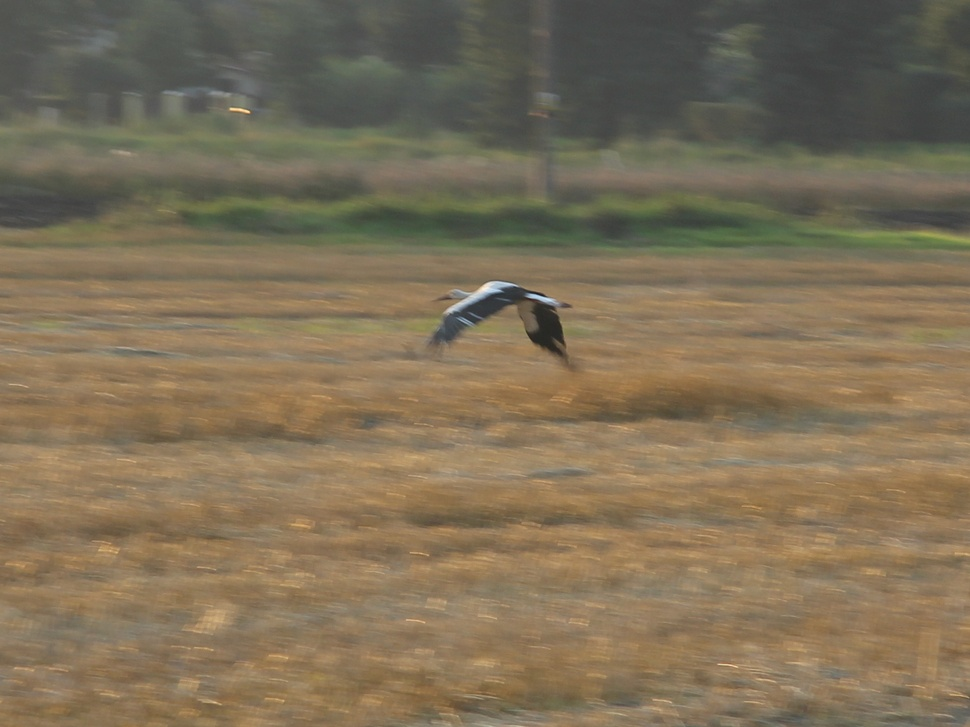
#> input picture zad4/bocian.JPG, 970 x 727 px, shrunk from 1784 x 1338 before the run, found by its file name
$ python zad4.py
#> lines starting #> are read from the running program, lines starting #| are printed output that depends on the picture; after the words box and inside, x2 and y2 are one past the last pixel; in counts of white or black regions, pixels touching at a corner belong together
import cv2
import numpy as np
import matplotlib.pyplot as plt

image = cv2.imread('bocian.jpg', cv2.IMREAD_GRAYSCALE)
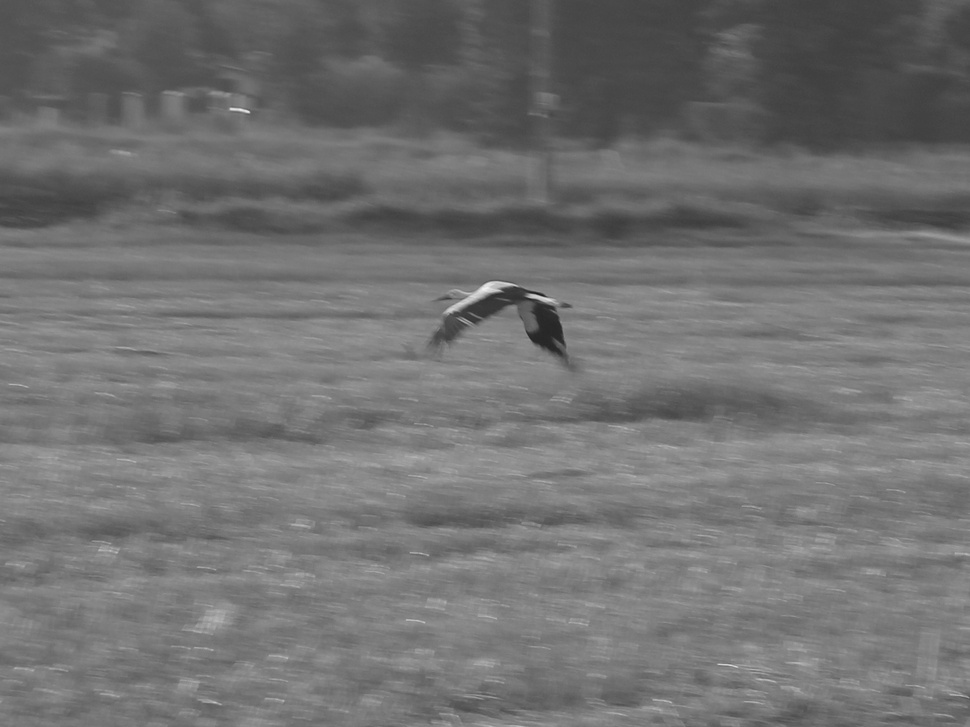
#> image: shape (727, 970); min 26, max 241, mean 113.2

edges = cv2.Canny(image, 100, 200)
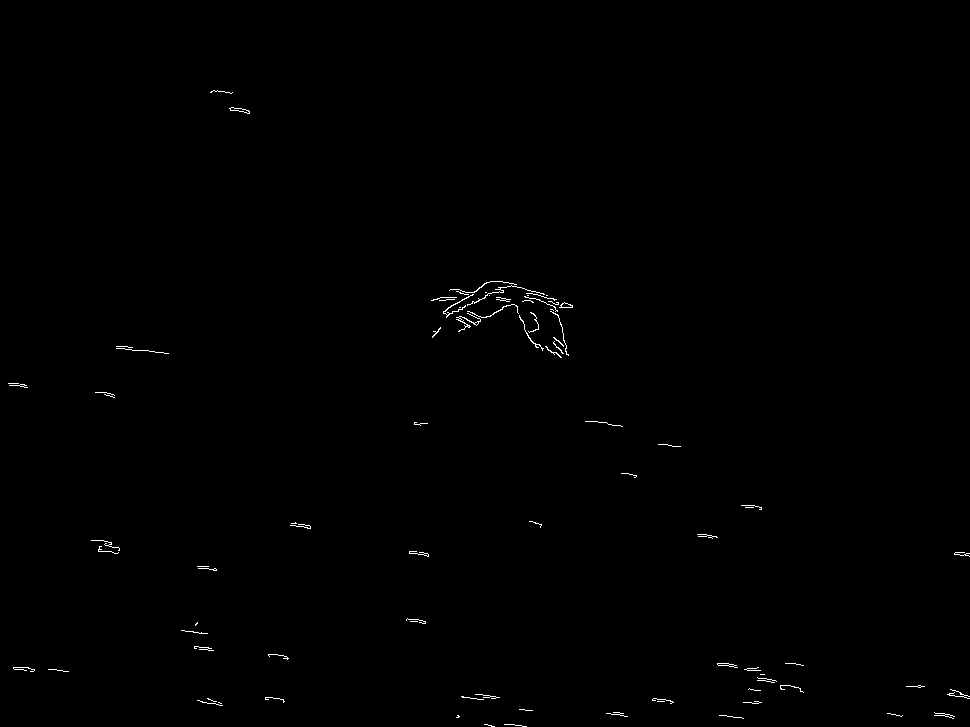
#> edges: shape (727, 970); 0.34% white in thin lines or dots, all inside (x1, y1, x2, y2) = (8, 90, 970, 727)

_, thresholded = cv2.threshold(image, 127, 255, cv2.THRESH_BINARY)
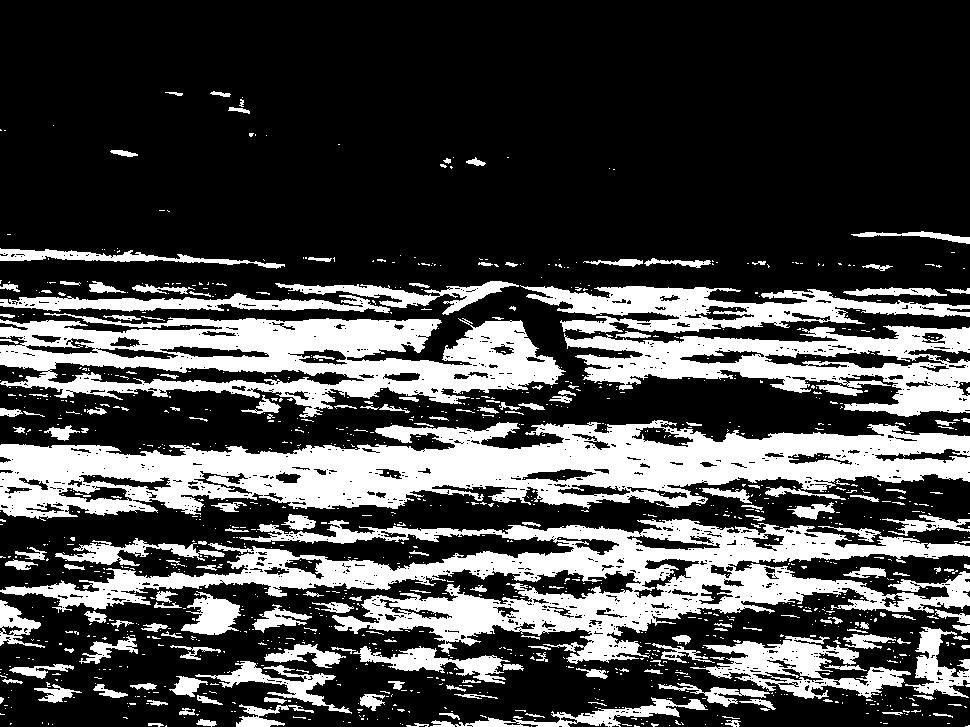
#> thresholded: shape (727, 970); 28.4% white; 1258 white regions (1065 under 20 px), largest, box (x1, y1, x2, y2) and area: (0, 420, 970, 519) 50070, (0, 519, 970, 664) 44585, (0, 313, 566, 418) 29260

kernel = np.ones((5, 5), np.uint8)
opened = cv2.morphologyEx(thresholded, cv2.MORPH_OPEN, kernel)
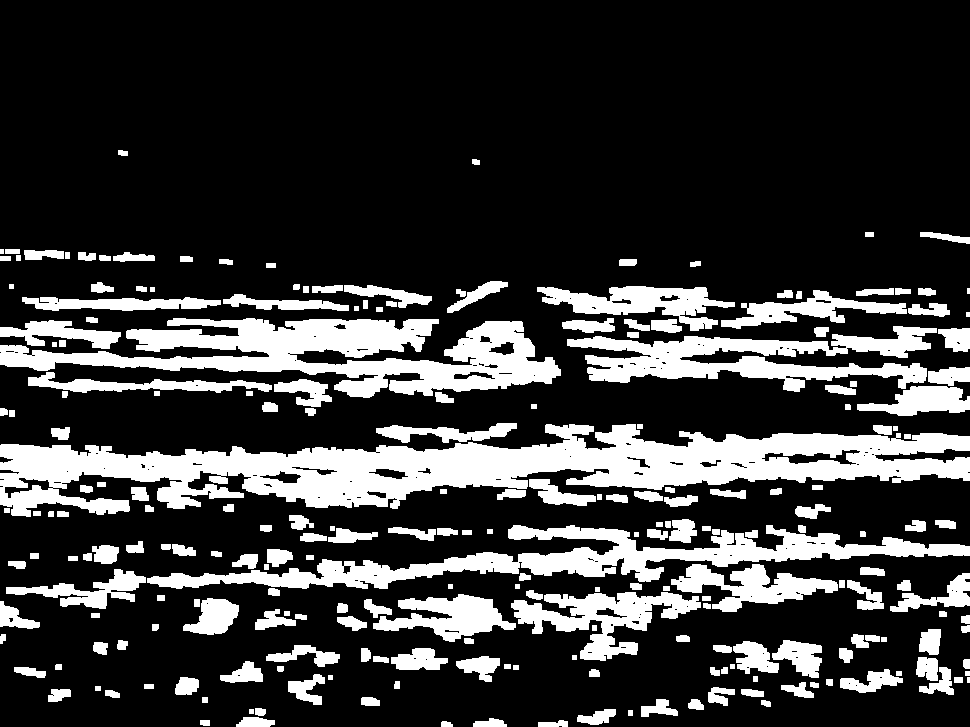
#> opened: shape (727, 970); 22.3% white; 235 white regions (2 under 20 px), largest, box (x1, y1, x2, y2) and area: (0, 424, 970, 517) 41389, (0, 318, 561, 398) 20906, (147, 525, 970, 589) 15472
closed = cv2.morphologyEx(opened, cv2.MORPH_CLOSE, kernel)
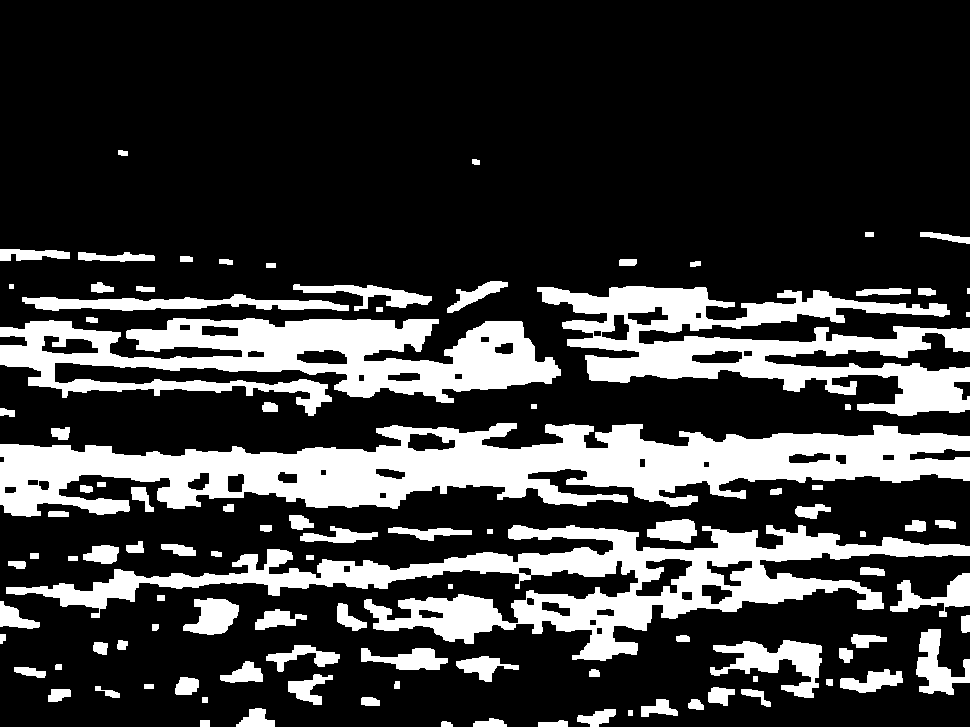
#> closed: shape (727, 970); 23.5% white; 104 white regions (1 under 20 px), largest, box (x1, y1, x2, y2) and area: (0, 423, 970, 517) 47404, (6, 525, 970, 661) 34275, (0, 318, 561, 416) 27270

plt.figure(figsize=(10, 10))

plt.subplot(2, 2, 1)
plt.title("Konturowanie")
plt.imshow(edges, cmap='gray')
plt.axis('off')

plt.subplot(2, 2, 2)
plt.title("Progowanie")
plt.imshow(thresholded, cmap='gray')
plt.axis('off')

plt.subplot(2, 2, 3)
plt.title("Otwarcie")
plt.imshow(opened, cmap='gray')
plt.axis('off')

plt.subplot(2, 2, 4)
plt.title("Zamknięcie")
plt.imshow(closed, cmap='gray')
plt.axis('off')

plt.tight_layout()
plt.show()
